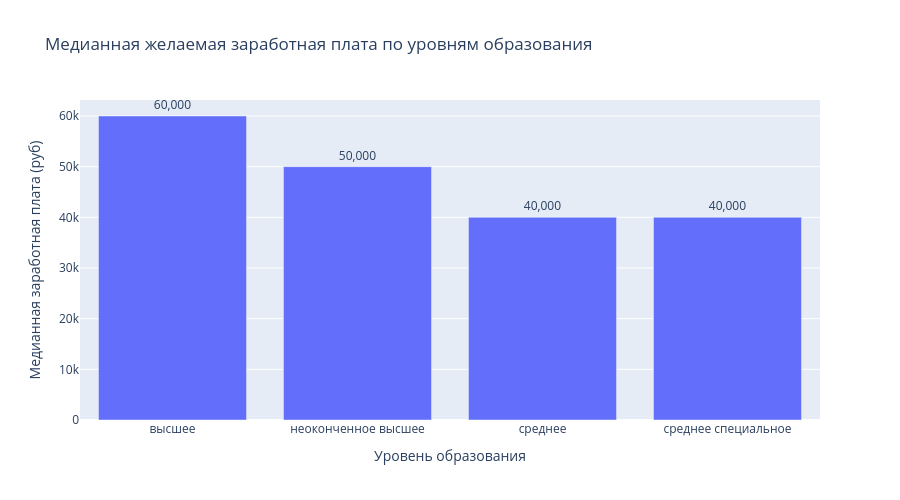

The cell this chart's notebook holds for it:
### Markdown cell above
4. Постройте диаграмму, которая показывает зависимость **медианной** желаемой заработной платы (**"ЗП (руб)"**) от уровня образования (**"Образование"**). Используйте для диаграммы данные о резюме, где желаемая заработная плата меньше 1 млн рублей.
*Сделайте выводы по представленной диаграмме: для каких уровней образования наблюдаются наибольшие и наименьшие уровни желаемой заработной платы? Как вы считаете, важен ли признак уровня образования при прогнозировании заработной платы?*

### Code cell
filtered_data = data[data['ЗП (руб)'] < 1000000]

median_salaries = filtered_data.groupby('Образование')['ЗП (руб)'].median().sort_values(ascending=False)

print("Медианные зарплаты по уровням образования:")
for education, salary in median_salaries.items():
    print(f"{education}: {salary:,.0f} руб")

fig = px.bar(
    x=median_salaries.index,
    y=median_salaries.values,
    title='Медианная желаемая заработная плата по уровням образования',
    labels={'x': 'Уровень образования', 'y': 'Медианная ЗП (руб)'},
    text=median_salaries.values.round(0)
)

fig.update_traces(texttemplate='%{text:,}', textposition='outside')
fig.update_layout(
    xaxis_title='Уровень образования',
    yaxis_title='Медианная заработная плата (руб)',
    showlegend=False,
    height=500
)

fig.show()

print(f"\nДополнительная статистика по уровням образования:")
education_stats = filtered_data.groupby('Образование')['ЗП (руб)'].agg(['count', 'median', 'mean', 'std']).round(0)
print(education_stats)

max_education = median_salaries.index[0]
max_salary = median_salaries.iloc[0]
min_education = median_salaries.index[-1]
min_salary = median_salaries.iloc[-1]

print(f"\nВыводы:")
print(f"Наивысшая медианная зарплата: {max_education} - {max_salary:,.0f} руб")
print(f"Наименьшая медианная зарплата: {min_education} - {min_salary:,.0f} руб")
print(f"Разница: {max_salary - min_salary:,.0f} руб ({((max_salary/min_salary)-1)*100:.1f}%)")

### Figure 1 — Plotly figure (JSON) as saved in the notebook; plotly's stock layout.template omitted (floating-point values rounded to 4 significant figures)
{"data": [{"hovertemplate": "Уровень образования=%{x}<br>Медианная ЗП (руб)=%{y}<br>text=%{text}<extra></extra>", "legendgroup": "", "marker": {"color": "#636efa", "pattern": {"shape": ""}}, "name": "", "orientation": "v", "showlegend": false, "text": [60000.0, 50000.0, 40000.0, 40000.0], "textposition": "outside", "texttemplate": "%{text:,}", "type": "bar", "x": ["высшее", "неоконченное высшее", "среднее", "среднее специальное"], "xaxis": "x", "y": [60000.0, 50000.0, 40000.0, 40000.0], "yaxis": "y"}], "layout": {"barmode": "relative", "height": 500, "legend": {"tracegroupgap": 0}, "showlegend": false, "title": {"text": "Медианная желаемая заработная плата по уровням образования"}, "xaxis": {"anchor": "y", "domain": [0, 1], "title": {"text": "Уровень образования"}}, "yaxis": {"anchor": "x", "domain": [0, 1], "title": {"text": "Медианная заработная плата (руб)"}}}}
